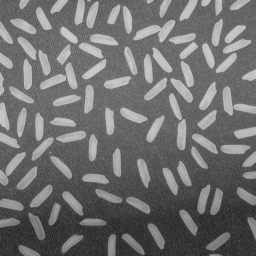
%> input picture Lab04/rice1.png, 256 x 256 px
$ octave removelight.m   (GNU Octave 9; MATLAB toolbox functions it lacks are replaced by stand-ins)
%> lines starting %> are read from the running program, lines starting %| are printed output that depends on the picture; in (x1, y1, x2, y2) boxes, pixels count from 0 and x2, y2 are one past the last pixel; in counts of white or black regions, pixels touching at a corner belong together; the program's own positions count from 1
clear;
clc;

% Read an image
img = imread("rice1.png");
%> img is the input picture: size 256x256 uint8; min 40, max 204, mean 111.2
if size(img, 3)==1
    gray = img;
else
    gray = rgb2gray(img);
end

figure(1);
imshow(gray);
title('Original Image');

figure(2);
imhist(gray);
title('Original Image Histogram');
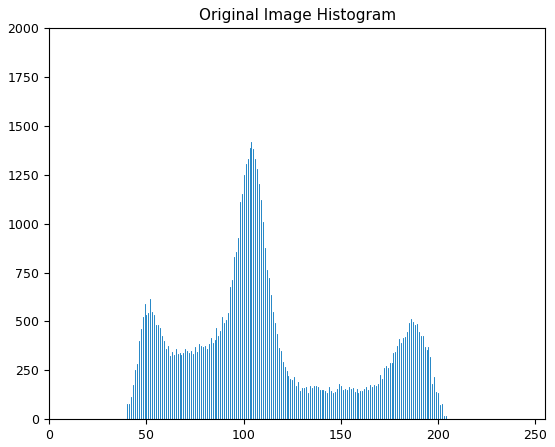
%> figure redrawn from the program's plot data; highest point at x = 104, y = 1419

% Applying Low Pass Filter within the range of 0~60 in the histogram
filter_size = 161;  % Filter size (odd)
hist_range = 0:180;

% Create a mask for values outside the desired range
mask = ~(gray >= hist_range(1) & gray <= hist_range(end));
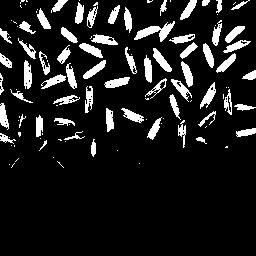
%> mask: size 256x256 logical; 11.8% white; 114 white regions (51 under 20 px), largest, box (x1, y1, x2, y2) and area: (134, 21, 175, 42) 332, (153, 48, 172, 72) 188, (24, 60, 32, 89) 180

% Apply the average filter only to the pixels within the desired range
img_filtered = gray;
img_filtered(~mask) = imfilter(gray(~mask), fspecial('average', filter_size), 'replicate');
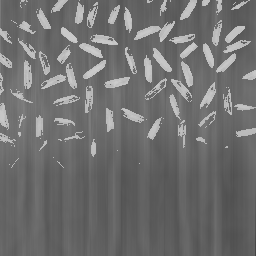
%> img_filtered: size 256x256 uint8; min 66, max 204, mean 111.2

figure(3);
imshow(img_filtered);
title('Filtered Image with Low Pass Filter (0-60 Range)');

figure(4);
imhist(img_filtered);
title('Filtered Image Histogram');
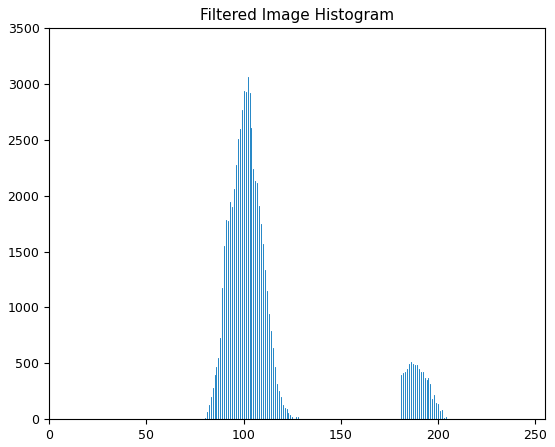
%> figure redrawn from the program's plot data; highest point at x = 102, y = 3066

$ run again, with Lab04/rice2.png copied over Lab04/rice1.png
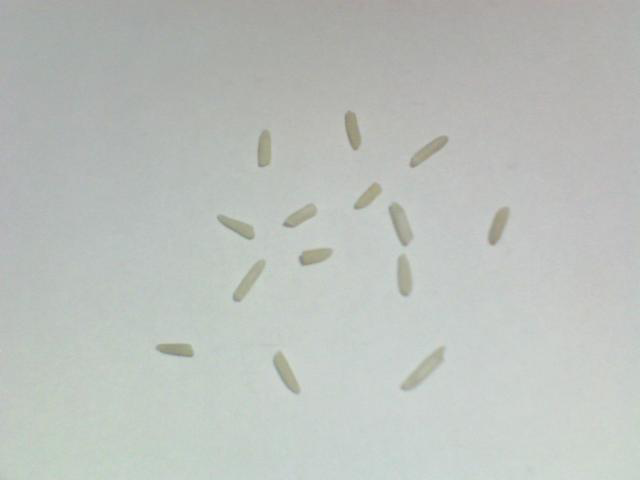
%> input picture Lab04/rice2.png, 640 x 480 px
%> img is the input picture: size 480x640x3 uint8; mean R, G, B 187.8, 192.2, 188.1
%> `mask = ~(gray >= hist_range(1) & gray <= hist_range(end));`:
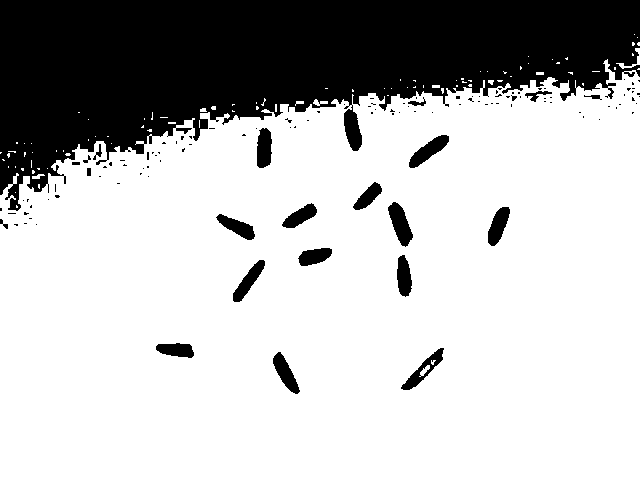
%> mask: size 480x640 logical; 73.6% white; 120 black regions (97 under 20 px), largest, box (x1, y1, x2, y2) and area: (0, 0, 640, 211) 73946, (388, 202, 413, 247) 607, (409, 135, 449, 168) 563
%> `title('Filtered Image Histogram');`:
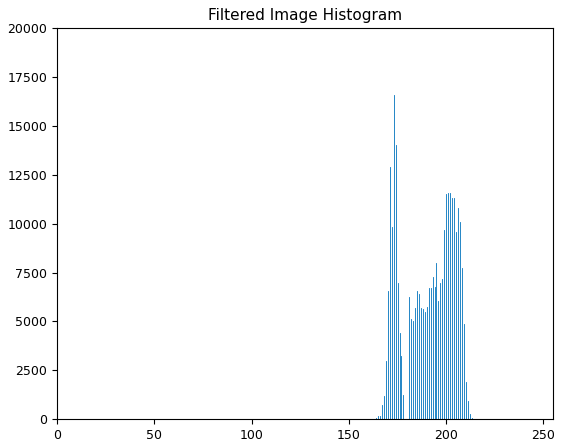
%> figure redrawn from the program's plot data; highest point at x = 173, y = 16595
